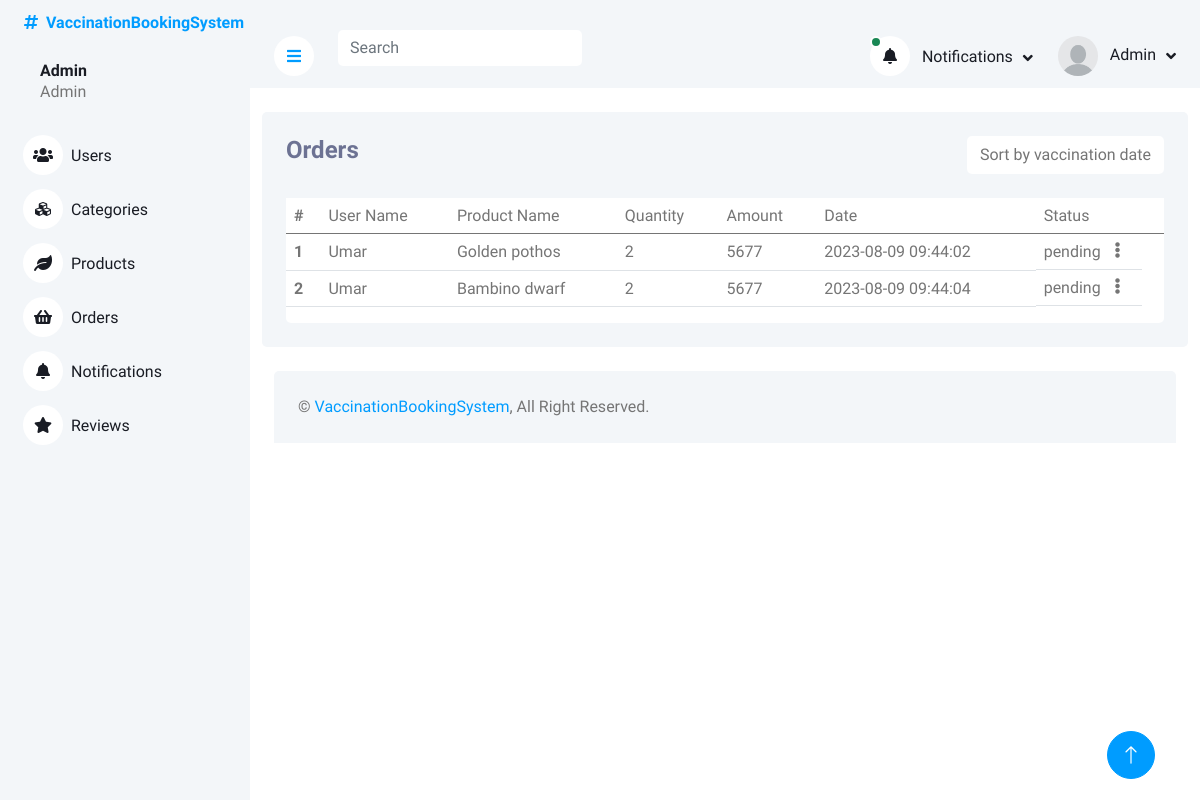
Page /adminPanel/orders.php (signed in) on the earlier database version.
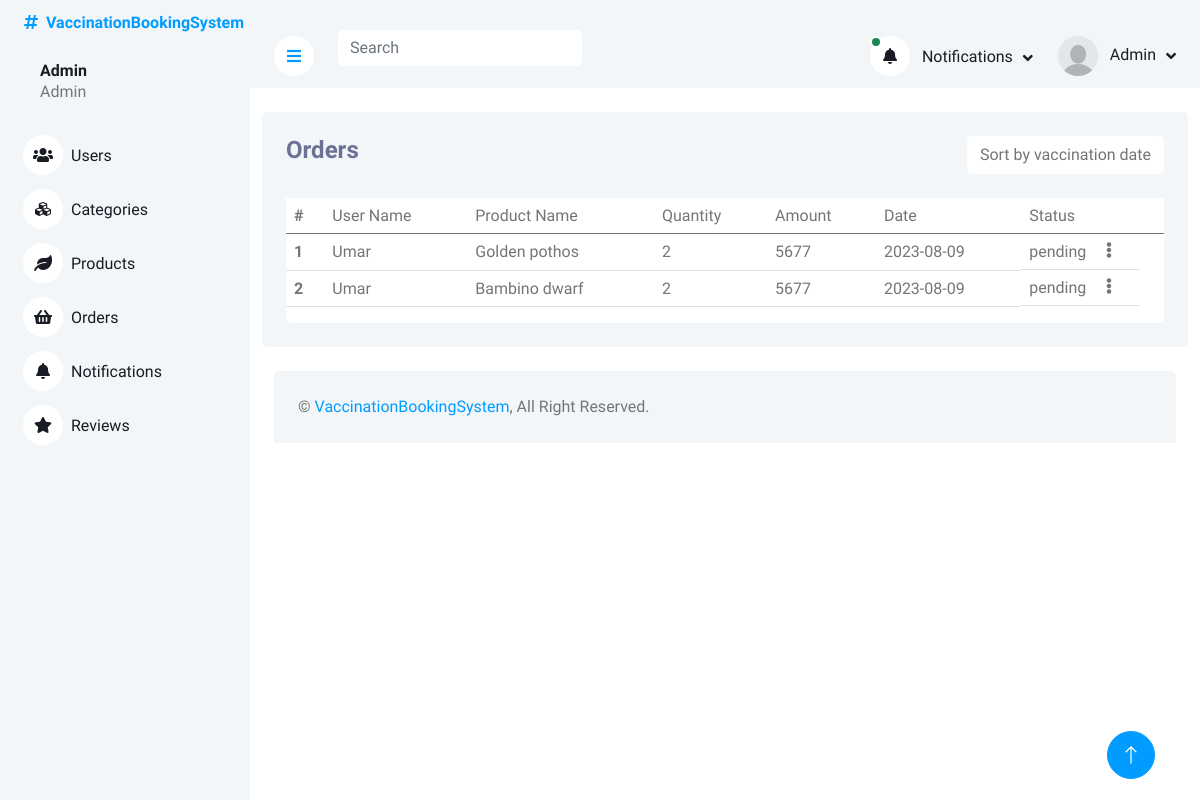
Same page on the later database version.
### tables this page shows
CREATE TABLE `orders` (
  `orderID` int(11) NOT NULL,
  `userID` int(11) DEFAULT NULL,
  `productID` int(11) DEFAULT NULL,
  `productQuantity` varchar(225) DEFAULT NULL,
  `orderDate` date DEFAULT current_timestamp(),
  `totalAmount` varchar(225) DEFAULT NULL,
  `orderStatus` enum('pending','approved','rejected') NOT NULL DEFAULT 'pending'
);

CREATE TABLE `users` (
  `userID` int(11) NOT NULL,
  `firstName` varchar(225) DEFAULT NULL,
  `lastName` varchar(225) DEFAULT NULL,
  `userEmail` varchar(225) NOT NULL,
  `userPassword` varchar(225) DEFAULT NULL
);

CREATE TABLE `products` (
  `productID` int(11) NOT NULL,
  `productName` varchar(225) DEFAULT NULL,
  `productDescription` varchar(225) DEFAULT NULL,
  `productPrice` varchar(225) DEFAULT NULL,
  `productImage` varchar(225) DEFAULT NULL,
  `productStock` varchar(255) NOT NULL,
  `categoryID` int(11) DEFAULT NULL
);

### adminPanel/orders.php (the view, shortened to what this page needs)
<?php
include_once('header_admin.php');
?>
<div class="container pt-4">
    <div class="bg-light rounded p-4">
        <div class="row">
            <div class="col-12">
                <div class="bg-white rounded h-100 ">
                    <div class="d-flex bg-light justify-content-between">
                        <h4>Orders</h4>
                        <form method="post">
                            <button class="btn bg-white text-black mb-2" name="sort-by-vaccination-date">Sort by
                                vaccination date</button>
                        </form>
                    </div>
                    <div class="table-responsive bg- ">
                        <table class="table">
                            <thead>
                                <tr>
                                    <th scope="col">#</th>
                                    <td>User Name</td>
                                    <td>Product Name</td>
                                    <td>Quantity</td>
                                    <td>Amount</td>
                                    <td>Date</td>
                                    <td>Status </td>
                                    <td> </td>
                                </tr>
                            </thead>
                            <tbody>
                                <?php
if (isset($_POST['sort-by-vaccination-date'])) {
    $result = getSortedData($pdo);
} else {
    $query = $pdo->query("SELECT * FROM orders INNER JOIN users ON orders.userID = users.userID INNER JOIN  products ON orders.productID =products.productID ;");
    $result = $query->fetchAll(PDO::FETCH_ASSOC);
}
                        foreach($result as $row){
                        ?>
                                <tr class="tr-row">
                                    <th scope="row">
                                        <?php echo $row['orderID'] ?>
                                    </th>
                                    <td>
                                        <?php echo ucfirst($row['firstName']) ?>
                                    </td>
                                    <td>
                                        <?php echo $row['productName'] ?>
                                    </td>
                                    <td>
                                        <?php echo $row['productQuantity'] ?>
                                    </td>
                                    <td>
                                        <?php echo $row['totalAmount'] ?>
                                    </td>
                                    <td>
                                        <?php echo $row['orderDate'] ?>
                                    </td>
                                     <td class="d-flex">
      <?php echo $row['orderStatus'] ?>
      <div class="mx-auto">
        <i class="fa fa-ellipsis-v" data-bs-toggle="dropdown" aria-expanded="false" id="dropdownMenuButton" aria-haspopup="true" aria-expanded="false"></i>
      </div>
    </td>
                                </tr>
                                <?php
                        };
                                       ?>
                            </tbody>
                        </table>
                    </div>
                </div>
            </div>
        </div>
    </div>
</div>
<?php
include('footer.php');
?>

Differences in the rows shown:
changed orders "Golden pothos": orderDate "2023-08-09 09:44:02" → "2023-08-09"
changed orders "Bambino dwarf": orderDate "2023-08-09 09:44:04" → "2023-08-09"
